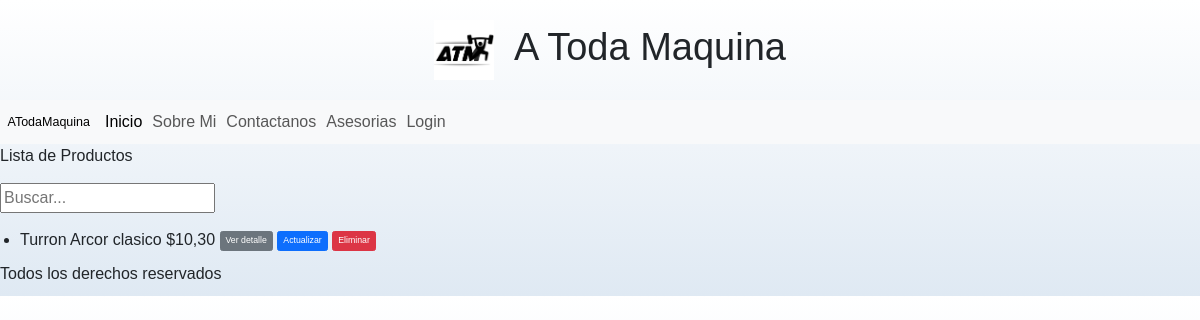
Before: /producto/producto/list/ with the older database file.
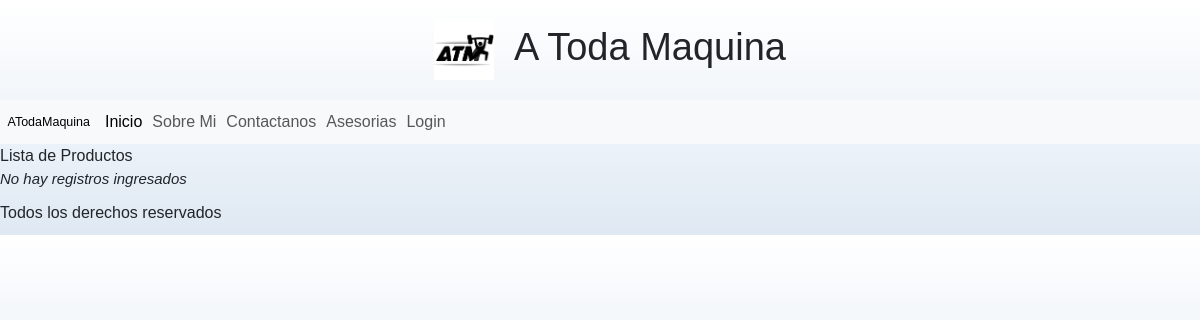
After: the same page with the newer database file.
### apps/producto/models.py (models this page shows, shortened)
class Producto(models.Model):
    nombre = models.CharField(max_length=50)
    precio = models.DecimalField(max_digits=10, decimal_places=2)
    descripcion = models.CharField(max_length=250, null=True, blank=True)
    fecha_actualizacion = models.DateTimeField(default=timezone.now, editable=False, verbose_name='fecha de actualizacion')
    imagen = models.ImageField(upload_to='productos/', blank=True, null=True)

### apps/producto/views.py (the view)
# urls.py: path("producto/list/", views.Productolist.as_view(), name="producto_list"),
class Productolist(ListView):
    model = models.Producto
    def get_queryset(self) -> QuerySet[Any]:
        if self.request.GET.get("consulta"):
            consulta = self.request.GET.get("consulta")
            object_list = models.Producto.objects.filter(nombre__icontains=consulta)
        else:
            object_list = models.Producto.objects.all()
        return object_list

### apps/producto/templates/producto/producto_list.html
{% extends 'producto/index.html' %}
    {% block INDEX_TITULO %}
        Lista de Productos
    {% endblock INDEX_TITULO %}
    {% block INDEX_CONTENIDO %}
        {% if object_list %}
            <div class="py-lg-4">
                <form action="{% url 'producto:producto_list' %}" method="get">
                    <input type="text" name="consulta" placeholder="Buscar...">
                </form>
            </div>
            {% for object in object_list %}
                <ul>
                    <li>{{ object.nombre }} ${{ object.precio }}
                        <a href="{% url 'producto:producto_detail' object.id %}" class="btn btn-secondary btn-sm">
                            Ver detalle</a>
                        <a href="{% url 'producto:producto_update' object.id %}" class="btn btn-primary  btn-sm">
                            Actualizar</a>
                        <a href="{% url 'producto:producto_delete' object.id %}" class="btn btn-danger  btn-sm">
                            Eliminar</a>
                    </li>
                </ul>
            {% endfor %}
        {% else %}
            <p class="fs-4 fst-italic ">No hay registros ingresados</p>
        {% endif %}
    {% endblock INDEX_CONTENIDO %}

Changed rows visible on the page:
removed Producto: nombre "Turron Arcor clasico", precio "10,30"
Other visible differences:
text now shown: "No hay registros ingresados"
